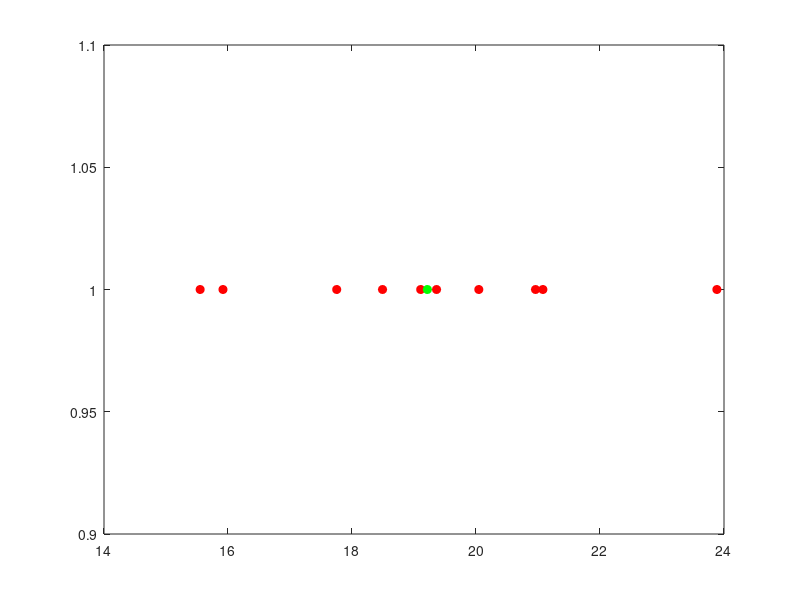
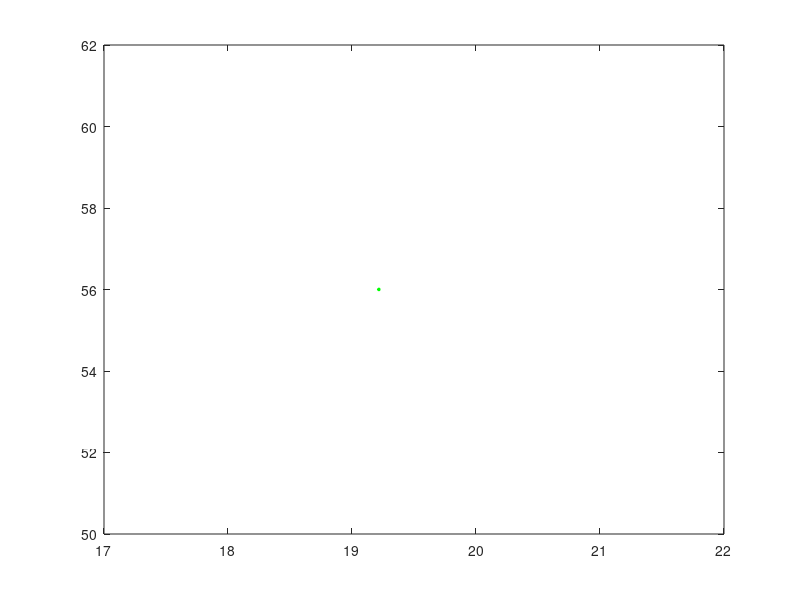

Source code (MATLAB) for these figures, in order: (Note: this script raises an error after producing the figures.)
% SintesiDati_1.m
%
% Ragionamento sul significato di MEDIA come Valore rappresentativo per un
% insieme di osservazioni: esso rappresenta il valore a Minima Distanza 
% (norma-2) da tutte le osservazioni
%
% Procedimento:
%
% 1) Genero un set di N osservazioni 1-D.
%
% 2) Calcolo la Media. 
%
% 3) Calcolo la funzione J - errore quadratico.
%
% 4) Verifico che la Media rappresenta il minimo della Funzione J.
clc;clear ;close all

%Genero un un Set di N dati 1-Dimensionali 
N=10;
a=10;
b=25;
x=a+(b-a)*rand(1,N);

%Calcolo la media dei Dati: essa rappresenta una Rappresentazione Sintetica
%                           dei dati zero-dimensionale

Media=mean(x);

%Disegno i dati
plot(x,ones(1,N),'or','MarkerFaceColor','r');hold on;

%Disegno la Media, intesa come rappresentazione sintetica
plot(Media,1,'og','MarkerFaceColor','g');

%La Media rappresenta il valore xo che minimizza la funzione dei minimi
%quadrati:
%         N
%         ----                 2
% J(xo)=  \    ||  xo -x(k)  ||
%         /
%         ----
%         k=1
%
% argmin J(xo) = Media
%    xo

J=@(xo) sum(norm(xo-x,2).^2)


%ricerco il minimo della funzione J a partire dal punto iniziale x(end):
%ottengo che Sol=Media
[Sol,Val] = fminsearch(J,x(end));

figure;
plot(Sol,Val,'og','MarkerSize',2,'MarkerFaceColor','g');
hold on;
syms t;
F=SquarredError(t,x)
ezplot(F,[a,b]);

